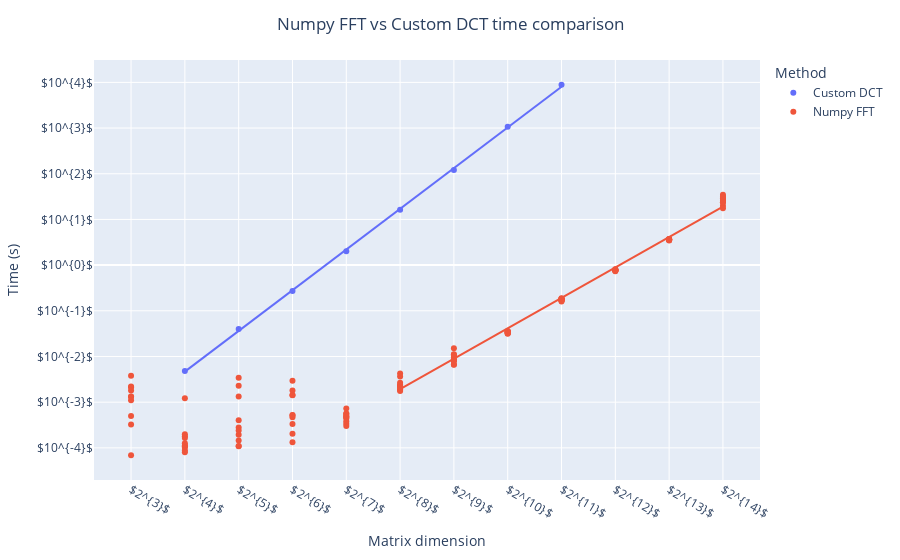

The notebook cell this image was saved under:
### Code cell
fig = px.scatter(valid_data, x="Dimension", y="LogTime", color="Type", trendline="ols")

fig.add_trace(go.Scatter(x=invalid_data["Dimension"], y=invalid_data["LogTime"],
                         mode='markers', name="Numpy FFT (low dim)"))

full_fig = fig.full_figure_for_development(warn=False)
min_y, max_y = full_fig.layout.yaxis.range
min_y, max_y = int(min_y), int(max_y)
min_x, max_x = full_fig.layout.xaxis.range
min_x, max_x = int(min_x), int(max_x)

fig.update_layout(
    title= dict(
        text=f'Numpy FFT vs Custom DCT time comparison',
        xanchor='center',
        x=0.5),
    xaxis_title = 'Matrix dimension',
    yaxis_title = 'Time (s)',
    yaxis = dict(
        tickmode = 'array',
        tickvals = [x for x in range(min_y, max_y + 1)],
        ticktext = ['$10^{}$'.format('{' + str(x) + '}') for x in range(min_y, max_y + 1)],
        #ticktext = [10**x for x in range(min_y, max_y + 1)],
    ),
    xaxis = dict(
        tickmode = 'array',
        tickvals = [x for x in range(min_x, max_x + 1)],
        ticktext = ['$2^{}$'.format('{' + str(x) + '}') for x in range(min_x, max_x + 1)],
        #ticktext = [10**x for x in range(min_y, max_y + 1)],
    ),
    legend=dict(title="Method"),
)
fig.update_traces(marker=dict(color='#EF553B'), showlegend=False, selector=dict(name="Numpy FFT (low dim)"))
fig.update_traces(name="Custom DCT", selector=dict(name="HomeMade DCT"))

fig.show()


fig.write_image(os.path.join(ASSETS_PATH, 'dct2.png'), scale=SCALE)

### Figure 1 — Plotly figure (JSON) as saved in the notebook; plotly's stock layout.template omitted (floating-point values rounded to 4 significant figures)
{"data": [{"hovertemplate": "Type=HomeMade DCT<br>Dimension=%{x}<br>LogTime=%{y}<extra></extra>", "legendgroup": "HomeMade DCT", "marker": {"color": "#636efa", "symbol": "circle"}, "mode": "markers", "name": "Custom DCT", "orientation": "v", "showlegend": true, "type": "scatter", "x": [4, 5, 6, 7, 8, 9, 10, 11], "xaxis": "x", "y": [-2.318, -1.397, -0.5674, 0.3013, 1.214, 2.083, 3.027, 3.948], "yaxis": "y"}, {"hovertemplate": "<b>OLS trendline</b><br>LogTime = 0.89103 * Dimension + -5.89635<br>R<sup>2</sup>=0.999760<br><br>Type=HomeMade DCT<br>Dimension=%{x}<br>LogTime=%{y} <b>(trend)</b><extra></extra>", "legendgroup": "HomeMade DCT", "marker": {"color": "#636efa", "symbol": "circle"}, "mode": "lines", "name": "Custom DCT", "showlegend": false, "type": "scatter", "x": [4, 5, 6, 7, 8, 9, 10, 11], "xaxis": "x", "y": [-2.332, -1.441, -0.5502, 0.3409, 1.232, 2.123, 3.014, 3.905], "yaxis": "y"}, {"hovertemplate": "Type=Numpy FFT<br>Dimension=%{x}<br>LogTime=%{y}<extra></extra>", "legendgroup": "Numpy FFT", "marker": {"color": "#EF553B", "symbol": "circle"}, "mode": "markers", "name": "Numpy FFT", "orientation": "v", "showlegend": true, "type": "scatter", "x": [8, 9, 10, 11, 12, 13, 14, 8, 9, 10, 11, 12, 13, 14, 8, 9, 10, 11, 12, 13, 14, 8, 9, 10, 11, 12, 13, 14, 8, 9, 10, 11, 12, 13, 14, 8, 9, 10, 11, 12, 13, 14, 8, 9, 10, 11, 12, 13, 14, 8, 9, 10, 11, 12, 13, 14, 8, 9, 10, 11, 12, 13, 14, 8, 9, 10, 11, 12, 13, 14], "xaxis": "x", "y": [-2.727, -2.076, -1.457, -0.7743, -0.09916, 0.5622, 1.456, -2.373, -1.817, -1.488, -0.7344, -0.1145, 0.5737, 1.543, -2.438, -1.988, -1.461, -0.7395, -0.1134, 0.5608, 1.297, -2.642, -2.177, -1.453, -0.7587, -0.09556, 0.5695, 1.493, -2.616, -1.953, -1.443, -0.7446, -0.09101, 0.555, 1.401, -2.727, -2.025, -1.491, -0.7257, -0.1185, 0.5583, 1.409, -2.653, -2.182, -1.453, -0.7725, -0.1198, 0.5514, 1.497, -2.574, -2.075, -1.467, -0.7376, -0.1092, 0.5474, 1.244, -2.755, -2.103, -1.5, -0.7723, -0.1213, 0.5548, 1.376, -2.679, -1.959, -1.486, -0.7947, -0.1353, 0.5405, 1.376], "yaxis": "y"}, {"hovertemplate": "<b>OLS trendline</b><br>LogTime = 0.665252 * Dimension + -8.03556<br>R<sup>2</sup>=0.993889<br><br>Type=Numpy FFT<br>Dimension=%{x}<br>LogTime=%{y} <b>(trend)</b><extra></extra>", "legendgroup": "Numpy FFT", "marker": {"color": "#EF553B", "symbol": "circle"}, "mode": "lines", "name": "Numpy FFT", "showlegend": false, "type": "scatter", "x": [8, 8, 8, 8, 8, 8, 8, 8, 8, 8, 9, 9, 9, 9, 9, 9, 9, 9, 9, 9, 10, 10, 10, 10, 10, 10, 10, 10, 10, 10, 11, 11, 11, 11, 11, 11, 11, 11, 11, 11, 12, 12, 12, 12, 12, 12, 12, 12, 12, 12, 13, 13, 13, 13, 13, 13, 13, 13, 13, 13, 14, 14, 14, 14, 14, 14, 14, 14, 14, 14], "xaxis": "x", "y": [-2.714, -2.714, -2.714, -2.714, -2.714, -2.714, -2.714, -2.714, -2.714, -2.714, -2.048, -2.048, -2.048, -2.048, -2.048, -2.048, -2.048, -2.048, -2.048, -2.048, -1.383, -1.383, -1.383, -1.383, -1.383, -1.383, -1.383, -1.383, -1.383, -1.383, -0.7178, -0.7178, -0.7178, -0.7178, -0.7178, -0.7178, -0.7178, -0.7178, -0.7178, -0.7178, -0.05254, -0.05254, -0.05254, -0.05254, -0.05254, -0.05254, -0.05254, -0.05254, -0.05254, -0.05254, 0.6127, 0.6127, 0.6127, 0.6127, 0.6127, 0.6127, 0.6127, 0.6127, 0.6127, 0.6127, 1.278, 1.278, 1.278, 1.278, 1.278, 1.278, 1.278, 1.278, 1.278, 1.278], "yaxis": "y"}, {"marker": {"color": "#EF553B"}, "mode": "markers", "name": "Numpy FFT (low dim)", "showlegend": false, "type": "scatter", "x": [3, 4, 5, 6, 7, 3, 4, 5, 6, 7, 3, 4, 5, 6, 7, 3, 4, 5, 6, 7, 3, 4, 5, 6, 7, 3, 4, 5, 6, 7, 3, 4, 5, 6, 7, 3, 4, 5, 6, 7, 3, 4, 5, 6, 7, 3, 4, 5, 6, 7], "y": [-4.162, -4.098, -3.959, -3.878, -3.474, -2.421, -3.967, -2.642, -3.33, -3.521, -2.673, -2.913, -3.553, -3.288, -3.351, -3.488, -3.947, -3.967, -3.691, -3.247, -2.881, -3.748, -3.394, -3.28, -3.256, -2.875, -3.784, -3.714, -2.742, -3.138, -2.659, -3.704, -3.622, -2.851, -3.321, -3.303, -3.899, -2.464, -2.529, -3.416, -2.746, -3.99, -2.874, -2.843, -3.326, -2.96, -4.06, -3.838, -3.475, -3.297]}], "layout": {"legend": {"title": {"text": "Method"}, "tracegroupgap": 0}, "margin": {"t": 60}, "title": {"text": "Numpy FFT vs Custom DCT time comparison", "x": 0.5, "xanchor": "center"}, "xaxis": {"anchor": "y", "domain": [0.0, 1.0], "tickmode": "array", "ticktext": ["$2^{2}$", "$2^{3}$", "$2^{4}$", "$2^{5}$", "$2^{6}$", "$2^{7}$", "$2^{8}$", "$2^{9}$", "$2^{10}$", "$2^{11}$", "$2^{12}$", "$2^{13}$", "$2^{14}$"], "tickvals": [2, 3, 4, 5, 6, 7, 8, 9, 10, 11, 12, 13, 14], "title": {"text": "Matrix dimension"}}, "yaxis": {"anchor": "x", "domain": [0.0, 1.0], "tickmode": "array", "ticktext": ["$10^{-4}$", "$10^{-3}$", "$10^{-2}$", "$10^{-1}$", "$10^{0}$", "$10^{1}$", "$10^{2}$", "$10^{3}$", "$10^{4}$"], "tickvals": [-4, -3, -2, -1, 0, 1, 2, 3, 4], "title": {"text": "Time (s)"}}}}
